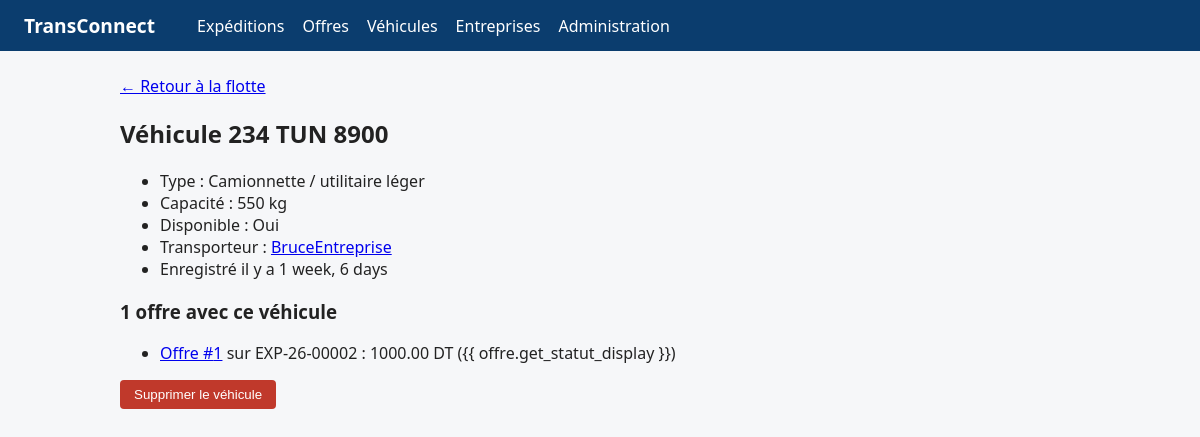
/vehicules/2/, run on the app's committed database.
### VehiculesApp/models.py (models this page shows, shortened)
class Vehicule(models.Model):
    TYPE_CHOICES = [
        ('camionnette', 'Camionnette / utilitaire léger'),
        ('fourgon', 'Fourgon'),
        ('camion_porteur', 'Camion porteur'),
        ('semi_remorque', 'Semi-remorque'),
    ]
    immatriculation = models.CharField(max_length=20, unique=True)
    type_vehicule = models.CharField(max_length=20, choices=TYPE_CHOICES)
    capacite_kg = models.PositiveIntegerField(validators=[MinValueValidator(1)])
    disponible = models.BooleanField(default=True)
    entreprise = models.ForeignKey(
        Entreprise,
        on_delete=models.CASCADE,
        related_name='vehicules',
    )
    created_at = models.DateTimeField(auto_now_add=True)
    updated_at = models.DateTimeField(auto_now=True)

### EntreprisesApp/models.py (models this page shows, shortened)
class Entreprise(models.Model):
    TYPE_CHOICES = [
        ('chargeur', 'Chargeur'),
        ('transporteur', 'Transporteur'),
    ]
    raison_sociale = models.CharField(max_length=150)
    matricule_fiscal = models.CharField(
        max_length=17,
        unique=True,
        validators=[
            RegexValidator(
                regex=MATRICULE_REGEX,
                message="Matricule fiscal invalide (ex. 1234567AAM000 ou 1234567/A/A/M/000).",
            )
        ],
    )
    type_entreprise = models.CharField(max_length=20, choices=TYPE_CHOICES)
    adresse = models.TextField(validators=[MinLengthValidator(20)])
    utilisateur = models.OneToOneField(
        settings.AUTH_USER_MODEL,
        on_delete=models.CASCADE,
        related_name='entreprise',
    )
    created_at = models.DateTimeField(auto_now_add=True)
    updated_at = models.DateTimeField(auto_now=True)

### OffresApp/models.py (models this page shows, shortened)
class Offre(models.Model):
    STATUT_CHOICES = [
        ('proposee', 'Proposée'),
        ('acceptee', 'Acceptée'),
        ('refusee', 'Refusée'),
        ('retiree', 'Retirée'),
    ]
    prix = models.DecimalField(
        max_digits=10,
        decimal_places=2,
        validators=[MinValueValidator(Decimal('0.01'))],
    )
    delai_jours = models.PositiveIntegerField(validators=[MinValueValidator(1)])
    statut = models.CharField(max_length=20, choices=STATUT_CHOICES, default='proposee')
    date_proposition = models.DateField(auto_now_add=True)
    expedition = models.ForeignKey(
        Expedition,
        on_delete=models.CASCADE,
        related_name='offres',
    )
    transporteur = models.ForeignKey(
        Entreprise,
        on_delete=models.CASCADE,
        related_name='offres_proposees',
    )
    vehicule = models.ForeignKey(
        Vehicule,
        on_delete=models.PROTECT,
        related_name='offres',
    )
    created_at = models.DateTimeField(auto_now_add=True)
    updated_at = models.DateTimeField(auto_now=True)

### ExpeditionsApp/models.py (models this page shows, shortened)
class Expedition(models.Model):
    STATUT_CHOICES = [
        ('publiee', 'Publiée'),
        ('attribuee', 'Attribuée'),
        ('en_cours', 'En cours'),
        ('livree', 'Livrée'),
        ('annulee', 'Annulée'),
    ]
    reference = models.CharField(
        max_length=12,
        unique=True,
        blank=True,
        editable=False,
        validators=[RegexValidator(r'^EXP-\d{2}-\d{5}$', "Format attendu : EXP-AA-NNNNN")],
    )
    ville_depart = models.CharField(max_length=100)
    ville_arrivee = models.CharField(max_length=100)
    poids_kg = models.DecimalField(
        max_digits=10,
        decimal_places=2,
        validators=[MinValueValidator(Decimal('0.01'))],
    )
    date_souhaitee = models.DateField()
    description = models.TextField(blank=True)
    statut = models.CharField(max_length=20, choices=STATUT_CHOICES, default='publiee')
    entreprise = models.ForeignKey(
        Entreprise,
        on_delete=models.CASCADE,
        related_name='expéditions',
    )
    created_at = models.DateTimeField(auto_now_add=True)
    updated_at = models.DateTimeField(auto_now=True)

### VehiculesApp/views.py (the view)
# urls.py: path('<int:pk>/', views.detail_vehicule, name='detail'),
def detail_vehicule(request, pk):
    vehicule = get_object_or_404(Vehicule.objects.select_related('entreprise'), pk=pk)
    offres = (
        vehicule.offres
        .select_related('expedition', 'transporteur')
        .order_by('-date_proposition', '-pk')
    )
    return render(request, 'vehicules/detail.html', {'vehicule': vehicule, 'offres': offres})

### VehiculesApp/templates/vehicules/detail.html (shortened to what this page needs)
{% extends 'base.html' %}
{% block content %}
<p><a href="{% url 'vehicules:liste' %}">&larr; Retour à la flotte</a></p>
<h2>Véhicule {{ vehicule.immatriculation|upper }}</h2>
<ul>
<li>Type : {{ vehicule.get_type_vehicule_display }}</li>
<li>Capacité : {{ vehicule.capacite_kg }} kg</li>
<li>Disponible : {{ vehicule.disponible|yesno:"Oui,Non" }}</li>
<li>Transporteur : <a href="{% url 'entreprises:detail' vehicule.entreprise.pk %}">{{ vehicule.entreprise.raison_sociale }}</a></li>
<li>Enregistré il y a {{ vehicule.created_at|timesince }}</li>
</ul>
<h3>{{ offres|length }} offre{{ offres|length|pluralize }} avec ce véhicule</h3>
<ul>
{% for offre in offres %}
    <li>
        <a href="{% url 'offres:detail' offre.pk %}">Offre #{{ offre.pk }}</a>
        sur {{ offre.expedition.reference }} : {{ offre.prix|floatformat:2 }} DT ({{ offre.get_statut_display
        }})
    </li>
{% empty %}
    <li>Ce véhicule n'a encore été proposé sur aucune offre.</li>
{% endfor %}
</ul>
<form method="post" action="{% url 'vehicules:supprimer' vehicule.pk %}"
      onsubmit="return confirm('Supprimer ce véhicule ?');">
<p><button type="submit" class="danger">Supprimer le véhicule</button></p>
</form>
{% endblock %}

### templates/base.html (style rules this page uses)
body { font-family: system-ui, Arial, sans-serif; margin: 0; background: #f6f7f9; color: #222; }
button.danger { background: #c0392b; color: #fff; border: 0; padding: 7px 14px; border-radius: 4px; cursor: pointer; }

### data on the page
Vehicule: immatriculation "234 TUN 8900", type_vehicule "Camionnette / utilitaire léger", capacite_kg "550", disponible "Oui", entreprise.raison_sociale "BruceEntreprise", created_at "1 week, 6 days"
Offre: pk "1", expedition.reference "EXP-26-00002", prix "1000.00"

### other printed values
{{ offres|length }} "1"
